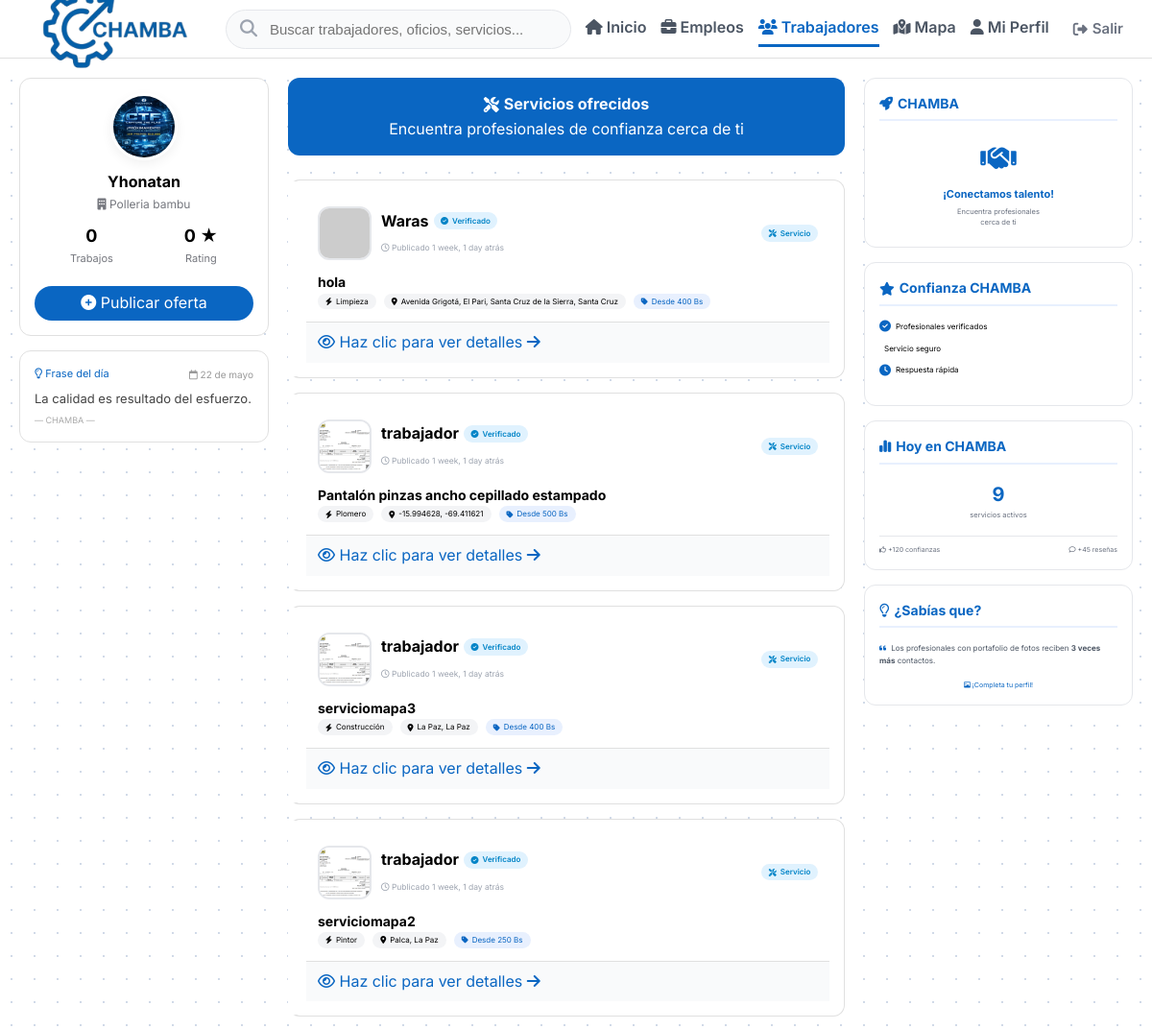
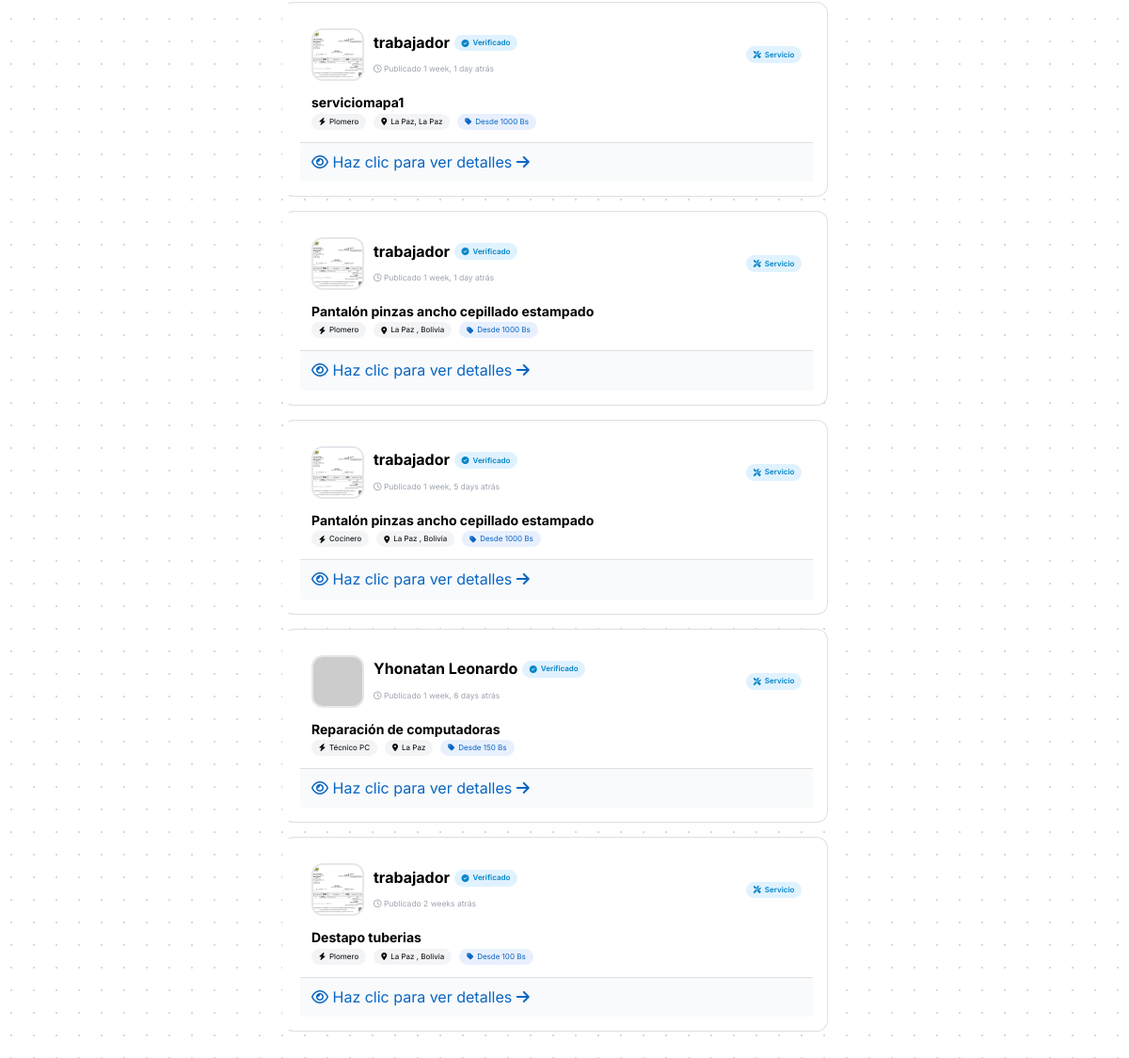
The app's page /trabajadores/ (signed in) with its own data (2 pictures, top to bottom).
### oficios/models.py (models this page shows, shortened)
class Perfil(models.Model):
    TIPO_CHOICES = (
        ("trabajador", "Trabajador de Oficio"),
        ("empleador", "Empleador"),
    )
    usuario = models.OneToOneField(
        User, on_delete=models.CASCADE, related_name="perfil"
    )
    tipo = models.CharField(max_length=15, choices=TIPO_CHOICES)
    telefono = models.CharField(max_length=25)
    ubicacion = models.CharField(max_length=150)
    foto_perfil = models.ImageField(upload_to="perfiles/", blank=True, null=True)
    oficios = models.CharField(max_length=200, blank=True, null=True)
    descripcion_personal = models.TextField(blank=True, null=True)
    anios_experiencia = models.PositiveIntegerField(default=0, blank=True, null=True)
    disponible = models.BooleanField(default=True)
    fotos_portafolio = models.TextField(blank=True, null=True)
    contactos_externos = models.JSONField(blank=True, null=True)
    nombre_empresa = models.CharField(max_length=150, blank=True, null=True)
    rubro = models.CharField(max_length=100, blank=True, null=True)
    promedio_calificacion = models.DecimalField(
        max_digits=3, decimal_places=2, default=0.0
    )
    total_calificaciones = models.PositiveIntegerField(default=0)
    fecha_registro = models.DateTimeField(auto_now_add=True)

class Servicio(models.Model):
    trabajador = models.ForeignKey(
        User,
        on_delete=models.CASCADE,
        related_name="servicios",
        limit_choices_to={"perfil__tipo": "trabajador"},
    )
    titulo = models.CharField(max_length=200)
    oficio = models.CharField(max_length=100)
    descripcion = models.TextField()
    ubicacion = models.CharField(max_length=150)
    precio = models.CharField(max_length=100, blank=True)
    disponible = models.BooleanField(default=True)
    fecha_publicacion = models.DateTimeField(auto_now_add=True)
    latitud = models.DecimalField(max_digits=10, decimal_places=7, null=True, blank=True)
    longitud = models.DecimalField(max_digits=10, decimal_places=7, null=True, blank=True)
    class Meta:
        ordering = ["-fecha_publicacion"]

### oficios/views.py (the view)
# urls.py: path("trabajadores/", views.trabajadores, name="trabajadores"),
@login_required
def trabajadores(request):
    servicios = Servicio.objects.filter(disponible=True).order_by("-fecha_publicacion")
    return render(request, "trabajadores.html", {"servicios": servicios})

### oficios/templates/trabajadores.html (shortened to what this page needs)
{% load static %}
<!DOCTYPE html>
<html lang="es">
<head>
    <link rel="stylesheet" href="https://cdnjs.cloudflare.com/ajax/libs/font-awesome/6.5.0/css/all.min.css">
    <link rel="stylesheet" href="{% static 'css/principal.css' %}">
</head>
<body class="chamba-dashboard">
    {% include 'includes/navbar.html' %}
    <div class="chamba-layout">
        <aside class="chamba-sidebar">
            <div class="chamba-card">
                {% if user.perfil.foto_perfil %}
                <img src="{{ user.perfil.foto_perfil.url }}" class="chamba-profile-pic">
                {% else %}
                <img src="https://ui-avatars.com/api/?background=0A66C2&color=fff&name={{ user.first_name|default:user.username }}" class="chamba-profile-pic">
                {% endif %}
                <div class="chamba-name">{{ user.first_name }} {{ user.last_name }}</div>
                <div class="chamba-role">
                    {% if user.perfil.tipo == 'trabajador' %}
                    <i class="fa-solid fa-bolt"></i> {{ user.perfil.oficios|default:"Trabajador" }}
                    {% else %}
                    <i class="fa-solid fa-building"></i> {{ user.perfil.nombre_empresa|default:"Empleador" }}
                    {% endif %}
                </div>
                <div class="chamba-stats">
                    <div><div class="chamba-stat-num">{{ user.perfil.total_trabajos|default:"0" }}</div><div class="chamba-stat-label">Trabajos</div></div>
                    <div><div class="chamba-stat-num">{{ user.perfil.promedio_calificacion|default:"0" }} ★</div><div class="chamba-stat-label">Rating</div></div>
                </div>
                {% if user.perfil.tipo == 'empleador' %}
                <a href="{% url 'publicar_oferta' %}" class="chamba-publish" style="width:100%; margin-top:1rem; text-decoration:none; display:inline-block; text-align:center;"><i class="fa-solid fa-plus-circle"></i> Publicar oferta</a>
                {% else %}
                <a href="{% url 'ofrecer_servicio' %}" class="chamba-publish" style="width:100%; margin-top:1rem; background:#0A66C2; text-decoration:none; display:inline-block; text-align:center;"><i class="fa-solid fa-plus-circle"></i> Ofrecer servicio</a>
                {% endif %}
            </div>
            <div class="chamba-card">
                <div style="display: flex; justify-content: space-between; align-items: center; margin-bottom: 0.8rem;">
                    <span style="font-size: 1.1rem; color: #0A66C2;"><i class="fa-regular fa-lightbulb"></i> Frase del día</span>
                    <span style="font-size: 1rem; color: #999;"><i class="fa-regular fa-calendar"></i> <span id="fechaActual"></span></span>
                </div>
                <p style="font-size: 1.3rem; line-height: 1.5; color: #444; margin: 0.5rem 0;"><span id="fraseMotivacional">Cargando...</span></p>
                <div style="margin-top: 0.5rem; font-size: 0.9rem; color: #aaa;">— CHAMBA —</div>
            </div>
        </aside>
        <main class="chamba-feed">
            <div class="section-header">
                <h2><i class="fa-solid fa-tools"></i> Servicios ofrecidos</h2>
                <p>Encuentra profesionales de confianza cerca de ti</p>
            </div>
            <div id="servicios-container">
                {% if servicios %}
                {% for servicio in servicios %}
                <div class="chamba-card servicio-card"
                     data-id="{{ servicio.id }}"
                     data-titulo="{{ servicio.titulo|lower|escapejs }}"
                     data-oficio="{{ servicio.oficio|lower|escapejs }}"
                     data-ubicacion="{{ servicio.ubicacion|lower|escapejs }}"
                     data-descripcion="{{ servicio.descripcion|lower|escapejs }}"
                     data-trabajador="{{ servicio.trabajador.get_full_name|default:servicio.trabajador.username|escapejs }}">
                    <div style="display: flex; align-items: center; gap: 1rem; padding: 1.2rem;">
                        {% if servicio.trabajador.perfil.foto_perfil %}
                        <img src="{{ servicio.trabajador.perfil.foto_perfil.url }}" class="servicio-avatar">
                        {% else %}
                        <img src="https://ui-avatars.com/api/?background=0A66C2&color=fff&name={{ servicio.trabajador.username }}" class="servicio-avatar">
                        {% endif %}
                        <div style="flex: 1;">
                            <div style="display: flex; align-items: center; gap: 0.5rem; flex-wrap: wrap;">
                                <strong>{{ servicio.trabajador.get_full_name|default:servicio.trabajador.username }}</strong>
                                <span class="badge-servicio"><i class="fa-solid fa-check-circle"></i> Verificado</span>
                            </div>
                            <span style="color: #9CA3AF; font-size: 0.85rem;">
                                <i class="fa-regular fa-clock"></i> Publicado {{ servicio.fecha_publicacion|timesince }} atrás
                            </span>
                        </div>
                        <span class="badge-servicio"><i class="fa-solid fa-tools"></i> Servicio</span>
                    </div>
                    <div style="padding: 0 1.2rem 0.8rem;">
                        <h3 style="font-size: 1.4rem; font-weight: 700;">{{ servicio.titulo }}</h3>
                        <div class="chips-container">
                            <span class="chip-oficio"><i class="fa-solid fa-bolt"></i> {{ servicio.oficio }}</span>
                            <span class="chip-ubicacion"><i class="fa-solid fa-location-dot"></i> {{ servicio.ubicacion }}</span>
                            {% if servicio.precio %}
                            <span class="chip-precio"><i class="fa-solid fa-tag"></i> Desde {{ servicio.precio }} Bs</span>
                            {% endif %}
                        </div>
                    </div>
                    <div style="padding: 0.8rem 1.2rem; border-top: 1px solid var(--borde); background: #F9FAFB;">
                        <span style="color: #0A66C2;"><i class="fa-regular fa-eye"></i> Haz clic para ver detalles <i class="fa-solid fa-arrow-right"></i></span>
                    </div>
                </div>
                {% endfor %}
                {% endif %}
            </div>
        </main>
        <aside class="chamba-sidebar-right">
    <div class="filtros-widget">
        <div class="filtros-titulo">
            <i class="fa-solid fa-rocket"></i> CHAMBA
        </div>
        <div style="text-align: center; padding: 0.5rem 0;">
            <div style="font-size: 3rem; margin-bottom: 0.5rem;">
                <i class="fa-solid fa-handshake" style="color: #0A66C2;"></i>
            </div>
            <div style="font-weight: 700; font-size: 1.1rem; color: #0A66C2; margin-bottom: 0.3rem;">
                ¡Conectamos talento!
            </div>
            <div style="font-size: 0.75rem; color: #6B7280; line-height: 1.5;">
                Encuentra profesionales<br>cerca de ti
            </div>
        </div>
    </div>
    <div class="filtros-widget">
        <div class="filtros-titulo">
            <i class="fa-solid fa-star"></i> Confianza CHAMBA
        </div>
        <div style="padding: 0.5rem 0;">
            <div style="display: flex; align-items: center; gap: 0.5rem; margin-bottom: 1rem;">
                <i class="fa-solid fa-circle-check" style="color: #0A66C2; font-size: 1.2rem;"></i>
                <span style="font-size: 0.8rem;">Profesionales verificados</span>
            </div>
            <div style="display: flex; align-items: center; gap: 0.5rem; margin-bottom: 1rem;">
                <span style="font-size: 0.8rem;">Servicio seguro</span>
            </div>
            <div style="display: flex; align-items: center; gap: 0.5rem; margin-bottom: 1rem;">
                <i class="fa-solid fa-clock" style="color: #0A66C2; font-size: 1.2rem;"></i>
                <span style="font-size: 0.8rem;">Respuesta rápida</span>
            </div>
        </div>
    </div>
    <div class="filtros-widget">
        <div class="filtros-titulo">
            <i class="fa-solid fa-chart-simple"></i> Hoy en CHAMBA
        </div>
        <div style="text-align: center; padding: 0.5rem 0;">
            <div style="font-size: 2rem; font-weight: 700; color: #0A66C2;" id="total-servicios">0</div>
            <div style="font-size: 0.75rem; color: #6B7280;">servicios activos</div>
        </div>
        <div style="margin-top: 1rem; padding-top: 0.8rem; border-top: 1px solid #E5E7EB;">
            <div style="display: flex; justify-content: space-between; font-size: 0.7rem; color: #6B7280;">
                <span><i class="fa-regular fa-thumbs-up"></i> +120 confianzas</span>
                <span><i class="fa-regular fa-comment"></i> +45 reseñas</span>
            </div>
        </div>
    </div>
    <div class="filtros-widget">
        <div class="filtros-titulo">
            <i class="fa-regular fa-lightbulb"></i> ¿Sabías que?
        </div>
        <div style="padding: 0.5rem 0; font-size: 0.8rem; line-height: 1.6; color: #4B5563;">
            <i class="fa-solid fa-quote-left" style="color: #0A66C2; margin-right: 0.3rem;"></i>
            Los profesionales con portafolio de fotos reciben <strong>3 veces más</strong> contactos.
        </div>
        <div style="margin-top: 0.8rem; font-size: 0.7rem; color: #0A66C2; text-align: center;">
            <i class="fa-regular fa-image"></i> ¡Completa tu perfil!
        </div>
    </div>
</aside>
    </div>
</body>
</html>

### static/css/principal.css (style rules this page uses)
:root { --azul: #0A66C2; --azul-dark: #004182; --gris: #75777E; --blanco: #FFFFFF; --negro: #1D1D1D; --gris-bg: #F4F4F4; --borde: #E0E0E0; --amarillo: #FCD34D; --verde: #10B981; --rojo: #EF4444; --sombra: 0 4px 12px rgba(0, 0, 0, 0.06); --sombra-md: 0 8px 24px rgba(0, 0, 0, 0.08); }
* { margin: 0; padding: 0; box-sizing: border-box; }
html { font-size: 62.5%; }
body { font-family: "Inter", -apple-system, BlinkMacSystemFont, sans-serif; font-size: 1.6rem; line-height: 1.6; color: var(--negro-suave); background-color: var(--blanco); background-image: radial-gradient(circle, #d1dae8 1.5px, transparent 1.5px); background-size: 24px 24px; overflow-x: hidden; }
.chamba-layout { max-width: 1200px; margin: 2rem auto; padding: 0 2rem; display: grid; grid-template-columns: 26rem 1fr 28rem; gap: 2rem; }
.chamba-sidebar { position: sticky; top: 7rem; }
.chamba-card { background: var(--blanco); border: 1px solid var(--borde); border-radius: 1.2rem; padding: 1.5rem; margin-bottom: 1.5rem; }
.chamba-profile-pic { width: 7rem; height: 7rem; border-radius: 50%; margin: 0 auto 1rem; display: block; border: 3px solid var(--blanco); box-shadow: var(--sombra); }
.chamba-name { font-size: 1.6rem; font-weight: 700; text-align: center; }
.chamba-role { font-size: 1.2rem; color: var(--gris); text-align: center; }
.chamba-stats { display: flex; justify-content: space-around; margin: 1rem 0; text-align: center; }
.chamba-stat-num { font-size: 1.8rem; font-weight: 700; }
.chamba-stat-label { font-size: 1.1rem; color: var(--gris); }
.chamba-feed { display: flex; flex-direction: column; gap: 1.5rem; }
.chamba-publish { background: var(--azul); color: white; border: none; padding: 0.5rem 1.5rem; border-radius: 2rem; cursor: pointer; }

### oficios/templates/trabajadores.html (style rules this page uses)
.servicio-card { transition: all 0.3s ease; border-left: 4px solid transparent; cursor: pointer; }
.servicio-avatar { width: 56px; height: 56px; border-radius: 12px; object-fit: cover; border: 2px solid #E5E7EB; }
.badge-servicio { background: #E8F0FE; color: #0A66C2; padding: 0.25rem 0.75rem; border-radius: 2rem; font-size: 0.8rem; font-weight: 600; display: inline-flex; align-items: center; gap: 0.4rem; }
.chips-container { display: flex; flex-wrap: wrap; gap: 0.8rem; margin-bottom: 0.5rem; }
.chip-oficio, .chip-ubicacion, .chip-precio { background: #F3F4F6; padding: 0.2rem 0.8rem; border-radius: 2rem; font-size: 0.8rem; display: inline-flex; align-items: center; gap: 0.4rem; }
.chip-precio { background: #E8F0FE; color: #0A66C2; }
.section-header { background: #0A66C2; color: white; text-align: center; border: none; padding: 1.5rem; border-radius: 1.2rem; margin-bottom: 1rem; }
.section-header h2 { margin: 0; font-size: 1.6rem; display: flex; align-items: center; justify-content: center; gap: 0.5rem; }
.filtros-widget { background: white; border: 1px solid #E5E7EB; border-radius: 1.2rem; padding: 1.5rem; margin-bottom: 1.5rem; }
.filtros-titulo { font-size: 1.4rem; font-weight: 700; color: #0A66C2; margin-bottom: 1rem; display: flex; align-items: center; gap: 0.5rem; border-bottom: 2px solid #E8F0FE; padding-bottom: 0.5rem; }

### oficios/templates/includes/navbar.html (style rules this page uses)
.badge-servicio { background: #E0F2FE; color: #0284C7; }

### records on screen
Servicio: trabajador.get_full_name "Waras", fecha_publicacion "1 week, 1 day", titulo "hola", oficio "Limpieza", ubicacion "Avenida Grigotá, El Pari, Santa Cruz de la Sierra, Santa Cruz", precio "400"
Servicio: trabajador.perfil.foto_perfil (picture), trabajador.get_full_name "trabajador", fecha_publicacion "1 week, 1 day", titulo "Pantalón pinzas ancho cepillado estampado", oficio "Plomero", ubicacion "-15.994628, -69.411621", precio "500"
Servicio: trabajador.perfil.foto_perfil (picture), trabajador.get_full_name "trabajador", fecha_publicacion "1 week, 1 day", titulo "serviciomapa3", oficio "Construcción", ubicacion "La Paz, La Paz", precio "400"
Servicio: trabajador.perfil.foto_perfil (picture), trabajador.get_full_name "trabajador", fecha_publicacion "1 week, 1 day", titulo "serviciomapa2", oficio "Pintor", ubicacion "Palca, La Paz", precio "250"
Servicio: trabajador.perfil.foto_perfil (picture), trabajador.get_full_name "trabajador", fecha_publicacion "1 week, 1 day", titulo "serviciomapa1", oficio "Plomero", ubicacion "La Paz, La Paz", precio "1000"
Servicio: trabajador.perfil.foto_perfil (picture), trabajador.get_full_name "trabajador", fecha_publicacion "1 week, 1 day", titulo "Pantalón pinzas ancho cepillado estampado", oficio "Plomero", ubicacion "La Paz , Bolivia", precio "1000"
Servicio: trabajador.perfil.foto_perfil (picture), trabajador.get_full_name "trabajador", fecha_publicacion "1 week, 5 days", titulo "Pantalón pinzas ancho cepillado estampado", oficio "Cocinero", ubicacion "La Paz , Bolivia", precio "1000"
Servicio: trabajador.get_full_name "Yhonatan Leonardo", fecha_publicacion "1 week, 6 days", titulo "Reparación de computadoras", oficio "Técnico PC", ubicacion "La Paz", precio "150"
Servicio: trabajador.perfil.foto_perfil (picture), trabajador.get_full_name "trabajador", fecha_publicacion "2 weeks", titulo "Destapo tuberias", oficio "Plomero", ubicacion "La Paz , Bolivia", precio "100"

### other values on screen
{{ user.first_name }} "Yhonatan"
{{ user.perfil.nombre_empresa|default:"Empleador" }} "Polleria bambu"
{{ user.perfil.total_trabajos|default:"0" }} "0"
{{ user.perfil.promedio_calificacion|default:"0" }} "0"
